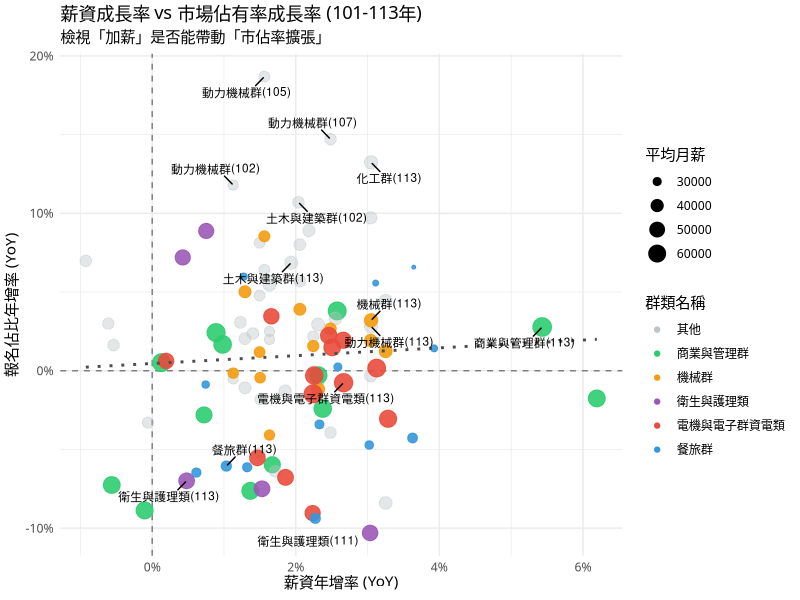
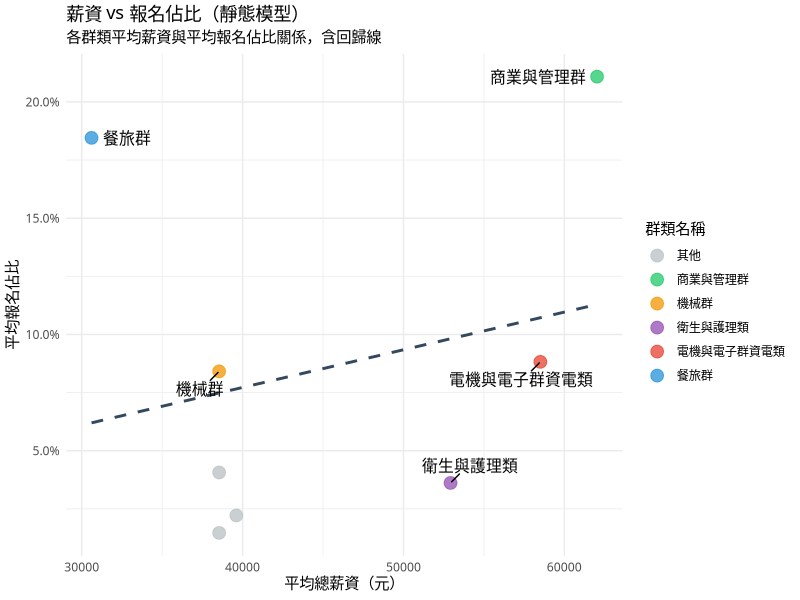

Source code (R) for these figures, in order:
# scripts/3-3_proportion.R
#
# 目的：執行 3.3 節分析 - 科系選擇偏好與薪資關聯分析 (Market Share Analysis)
# -----------------------------------------------------------------------------

# 1. 載入必要套件
library(readr)
library(dplyr)
library(tidyr)
library(ggplot2)
library(scales)
library(ggrepel)

dir.create("output/figures", showWarnings = FALSE, recursive = TRUE)
cat("--- 步驟 1：套件載入成功 ---\n")

# 2. 載入原始資料
salary_data <- read_csv("data/salary_data_100_113.csv", show_col_types = FALSE)
registration_data <- read_csv("data/tcte_registration_100_114.csv", show_col_types = FALSE)

cat("--- 步驟 2：原始資料載入成功 ---\n")

# 3. 資料前處理：計算科系佔比 (Market Share)
registration_long <- registration_data %>%
    pivot_longer(
        cols = matches("^\\d{3}學年度$"),
        names_to = "學年度_str",
        values_to = "報名人數"
    ) %>%
    mutate(年度 = as.numeric(gsub("學年度", "", 學年度_str))) %>%
    filter(!is.na(報名人數), 群類代號 != "All", between(年度, 100, 113)) %>%
    select(群類名稱, 年度, 報名人數)

registration_proportion <- registration_long %>%
    group_by(年度) %>%
    mutate(
        當年度總報名人數 = sum(報名人數),
        報名佔比 = 報名人數 / 當年度總報名人數,
        報名佔比百分比 = 報名佔比 * 100
    ) %>%
    ungroup()

cat("--- 步驟 3：科系佔比計算完成 ---\n")

# 4. 建立對應表並合併薪資資料
mapping_table <- tribble(
    ~行業別, ~群類名稱,
    "住宿及餐飲業", "餐旅群",
    "出版影音及資通訊業", "電機與電子群資電類",
    "金融及保險業", "商業與管理群",
    "製造業", "機械群",
    "製造業", "動力機械群",
    "營建工程業", "土木與建築群",
    "醫療保健及社會工作服務業", "衛生與護理類",
    "藝術、娛樂及休閒服務業", "藝術群影視類",
    "製造業", "化工群",
)

industry_salary <- salary_data %>%
    filter(類別 == "經常性薪資", 業別 != "工業及服務業總計", between(年度, 100, 113)) %>%
    select(行業別 = 業別, 年度, 總薪資 = 值)

analysis_data <- registration_proportion %>%
    inner_join(mapping_table, by = "群類名稱", relationship = "many-to-many") %>%
    inner_join(industry_salary, by = c("行業別", "年度")) %>%
    arrange(群類名稱, 年度) %>%
    group_by(群類名稱) %>%
    mutate(
        佔比年增率 = (報名佔比 - lag(報名佔比)) / lag(報名佔比),
        薪資年增率 = (總薪資 - lag(總薪資)) / lag(總薪資)
    ) %>%
    ungroup() %>%
    filter(!is.na(佔比年增率))

cat("--- 步驟 4：資料合併與成長率計算完成 ---\n")

# 5. 視覺化分析
key_groups <- c("電機與電子群資電類", "衛生與護理類", "機械群", "商業與管理群", "餐旅群")

# 5.1 科系佔比趨勢圖 (Line Chart) - 註解掉未使用
# ggsave("output/figures/market_share_trends_line.png", p1, width = 10, height = 6, dpi = 300)

# 5.2 薪資成長率 vs 佔比成長率 散佈圖 (四象限分析)
plot_data_scatter <- analysis_data %>%
    mutate(
        Highlight = ifelse(群類名稱 %in% key_groups, 群類名稱, "其他"),
        Alpha = ifelse(群類名稱 %in% key_groups, 0.9, 0.4),
        Quadrant = case_when(
            薪資年增率 > 0 & 佔比年增率 > 0 ~ "Q1: 雙贏 (薪資漲/佔比增)",
            薪資年增率 <= 0 & 佔比年增率 > 0 ~ "Q2: 高CP值 (薪資平/佔比增)",
            薪資年增率 <= 0 & 佔比年增率 <= 0 ~ "Q3: 雙輸 (薪資平/佔比減)",
            薪資年增率 > 0 & 佔比年增率 <= 0 ~ "Q4: 錯失良機 (薪資漲/佔比減)"
        )
    )

p2 <- ggplot(plot_data_scatter, aes(x = 薪資年增率, y = 佔比年增率)) +
    geom_hline(yintercept = 0, linetype = "dashed", color = "gray50") +
    geom_vline(xintercept = 0, linetype = "dashed", color = "gray50") +
    geom_point(aes(color = Highlight, alpha = Alpha, size = 總薪資)) +
    geom_smooth(method = "lm", se = FALSE, color = "gray30", linetype = "dotted", alpha = 0.5) +
    geom_text_repel(
        data = subset(plot_data_scatter, 年度 == 113 | abs(佔比年增率) > 0.1 | abs(薪資年增率) > 0.1),
        aes(label = paste0(群類名稱, "(", 年度, ")")),
        size = 3,
        max.overlaps = 50,
        box.padding = 0.5,
        force = 2
    ) +
    scale_color_manual(values = c(
        "電機與電子群資電類" = "#E74C3C", # 紅
        "衛生與護理類" = "#9B59B6", # 紫
        "機械群" = "#F39C12", # 橘
        "商業與管理群" = "#2ECC71", # 綠
        "餐旅群" = "#3498DB", # 藍
        "其他" = "#BDC3C7" # 灰
    )) +
    scale_alpha_identity() +
    scale_x_continuous(labels = percent) +
    scale_y_continuous(labels = percent) +
    labs(
        title = "薪資成長率 vs 市場佔有率成長率 (101-113年)",
        subtitle = "檢視「加薪」是否能帶動「市佔率擴張」",
        x = "薪資年增率 (YoY)",
        y = "報名佔比年增率 (YoY)",
        color = "群類名稱",
        size = "平均月薪"
    ) +
    theme_minimal(base_family = "Microsoft JhengHei") +
    theme(legend.position = "right")

# 修改檔名以符合章節
ggsave("output/figures/3_3_salary_vs_share_growth.png", p2, width = 10, height = 6, dpi = 300)
cat("已儲存: output/figures/3_3_salary_vs_share_growth.png\n")

cat("--- 步驟 5：圖表已輸出至 output/figures/ ---\n")

# 6. 統計模型分析

# 6.1 準備靜態模型資料：計算各群類長期平均值
static_scatter_data <- analysis_data %>%
    group_by(群類名稱) %>%
    summarise(
        平均薪資 = mean(總薪資, na.rm = TRUE),
        平均報名佔比 = mean(報名佔比, na.rm = TRUE)
    ) %>%
    ungroup() %>%
    mutate(Highlight = ifelse(群類名稱 %in% key_groups, 群類名稱, "其他"))

# 6.2 建立模型
# 靜態模型 A：全體群類 (使用長期平均值)
model_static_mean <- lm(平均報名佔比 ~ 平均薪資, data = static_scatter_data)

# 靜態模型 B：排除「餐旅群」 (檢驗理性經濟導向)
model_static_rational <- lm(平均報名佔比 ~ 平均薪資,
    data = subset(static_scatter_data, 群類名稱 != "餐旅群")
)

# 動態模型：使用所有年度成長率資料 (維持不變)
model_dynamic <- lm(佔比年增率 ~ 薪資年增率, data = analysis_data)

# 6.3 靜態模型視覺化：薪資 vs 報名佔比散佈圖
p_static <- ggplot(static_scatter_data, aes(x = 平均薪資, y = 平均報名佔比)) +
    geom_point(aes(color = Highlight), size = 4, alpha = 0.8) +
    geom_smooth(method = "lm", se = FALSE, color = "#34495E", linetype = "dashed") +
    geom_text_repel(
        data = subset(static_scatter_data, Highlight != "其他"),
        aes(label = 群類名稱),
        size = 4,
        box.padding = 0.5,
        force = 2
    ) +
    scale_color_manual(values = c(
        "電機與電子群資電類" = "#E74C3C",
        "衛生與護理類" = "#9B59B6",
        "機械群" = "#F39C12",
        "商業與管理群" = "#2ECC71",
        "餐旅群" = "#3498DB",
        "其他" = "#BDC3C7"
    )) +
    scale_y_continuous(labels = percent_format(accuracy = 0.1)) +
    labs(
        title = "薪資 vs 報名佔比（靜態模型）",
        subtitle = "各群類平均薪資與平均報名佔比關係，含回歸線",
        x = "平均總薪資（元）",
        y = "平均報名佔比",
        color = "群類名稱"
    ) +
    theme_minimal(base_family = "Microsoft JhengHei") +
    theme(legend.position = "right")

ggsave("output/figures/3_3_salary_vs_share_static.png", p_static, width = 9, height = 6, dpi = 300)
cat("已儲存: output/figures/3_3_salary_vs_share_static.png\n")

output_file <- "output/proportion_regression_results.txt"
sink(output_file)
cat("======================================================\n")
cat("分析報告：科系報名佔比與薪資之關聯分析 (100-113年)\n")
cat("======================================================\n\n")

cat("1. 靜態模型 (Static Model - Cross-sectional)\n")
cat("說明：使用各群類「長期平均薪資」解釋「長期平均報名佔比」\n")
cat("------------------------------------------------------\n")
cat("(A) 全體群類模型：\n")
print(summary(model_static_mean))
cat("\n(B) 排除「餐旅群」模型 (理性經濟群)：\n")
print(summary(model_static_rational))
cat("\n------------------------------------------------------\n\n")

cat("2. 動態模型 (Dynamic Model - Time Series)\n")
cat("說明：檢視「薪資年增率」與「佔比年增率」的關係\n")
print(summary(model_dynamic))
cat("\n------------------------------------------------------\n\n")
cat("3. 資料摘要 (前 10 筆)\n")
print(head(analysis_data, 10))
sink()

cat("--- 步驟 6：統計分析完成，結果已儲存至", output_file, "---\n")
